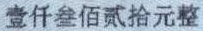
#> input picture tesk2/tool_code/Data_exploration/img_ch/test.jpg, 203 x 31 px, found by its file name
$ python Img_change.py
#> lines starting #> are read from the running program, lines starting #| are printed output that depends on the picture
#> further down, input_img is the input picture: shape (31, 203, 3); mean B, G, R 184.8, 169, 153.7
# Learner: 王振强
# Learn Time: 2021/11/13 16:54
import cv2
import numpy as np
import random
from warp_mls import WarpMLS


# 提取红色印章
# [86 lines left out: functions remove_red_seal, add_noise, resize, contrast, random_crop, random_padding, not called in this run]

# 随机拼接
def random_concatenate(image):
    img_h, img_w, img_d = image.shape
#> img_h = 31; img_w = 203; img_d = 3
    # 随机截取图片切片大小
    padding = random.randint(int(img_h / 12), int(img_h / 2))
#> padding = 15
    # 截取图片的开始Index
    start_index = random.randint(0,img_h-padding)
#> start_index = 12
    # 用于padding的切片
    image_crop = image[start_index:start_index + padding, :, 0:img_d]

    img_black = np.zeros((img_h + padding,img_w,img_d))
    # print(img_h, padding,img_black.shape)
    # 0.5概率上下随机拼接
    if random.random()<0.5:
        img_black[:padding, :, 0:img_d] = image_crop
        img_black[padding:, :, 0:img_d] = image
    else:
        img_black[:img_h, :, 0:img_d] = image
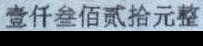
#> img_black: shape (46, 203, 3) float64; mean B, G, R 124.6, 113.9, 103.6
        img_black[img_h:, :, 0:img_d] = image_crop
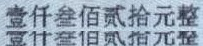
#> img_black: shape (46, 203, 3) float64; mean B, G, R 179.7, 163.7, 148.7

    return img_black


# 2.RGB空间做颜色随机扰动
# [160 lines left out: functions PCA_Jittering, apply_gauss_blur, apply_norm_blur, apply_emboss, apply_sharp, distort and 2 more, not called in this run]


if __name__ == '__main__':
    image_path = r"F:\JS\2021AIWIN\OCR\tesk2\submit\tool_code\Data_exploration\img_ch/"
    # 读取图片
    input_img = cv2.imread(image_path + 'test.jpg')

    # 随机添加噪声
    # ch_img = add_noise(input_img)
    # 随机缩放
    # ch_img = resize(input_img)
    # 随机调整对比度
    # ch_img = contrast(input_img)
    # 随机裁剪
    # ch_img = random_crop(input_img)
    # 随机添加干扰线
    # ch_img = random_padding(input_img)
    # RGB空间做颜色随机扰动
    # ch_img = PCA_Jittering(input_img)
    # gauss模糊
    # ch_img = apply_gauss_blur(input_img)
    # norm模糊
    # ch_img = apply_norm_blur(input_img)
    # 锐化
    # ch_img = apply_emboss(input_img)
    # 滤波,字体更细
    # ch_img = apply_sharp(input_img)
    # 扭曲
    # ch_img = distort(input_img)
    # 伸展
    # ch_img = stretch(input_img)
    # 透镜
    # ch_img = perspective(input_img)
    # 透镜
    ch_img = random_concatenate(input_img)


    cv2.imshow("remove_seal image", input_img)
    cv2.imshow("add_noise image", ch_img)

    cv2.imwrite(image_path + 'ch_img.jpg', ch_img)

    cv2.waitKey(0)
    cv2.destroyAllWindows()
